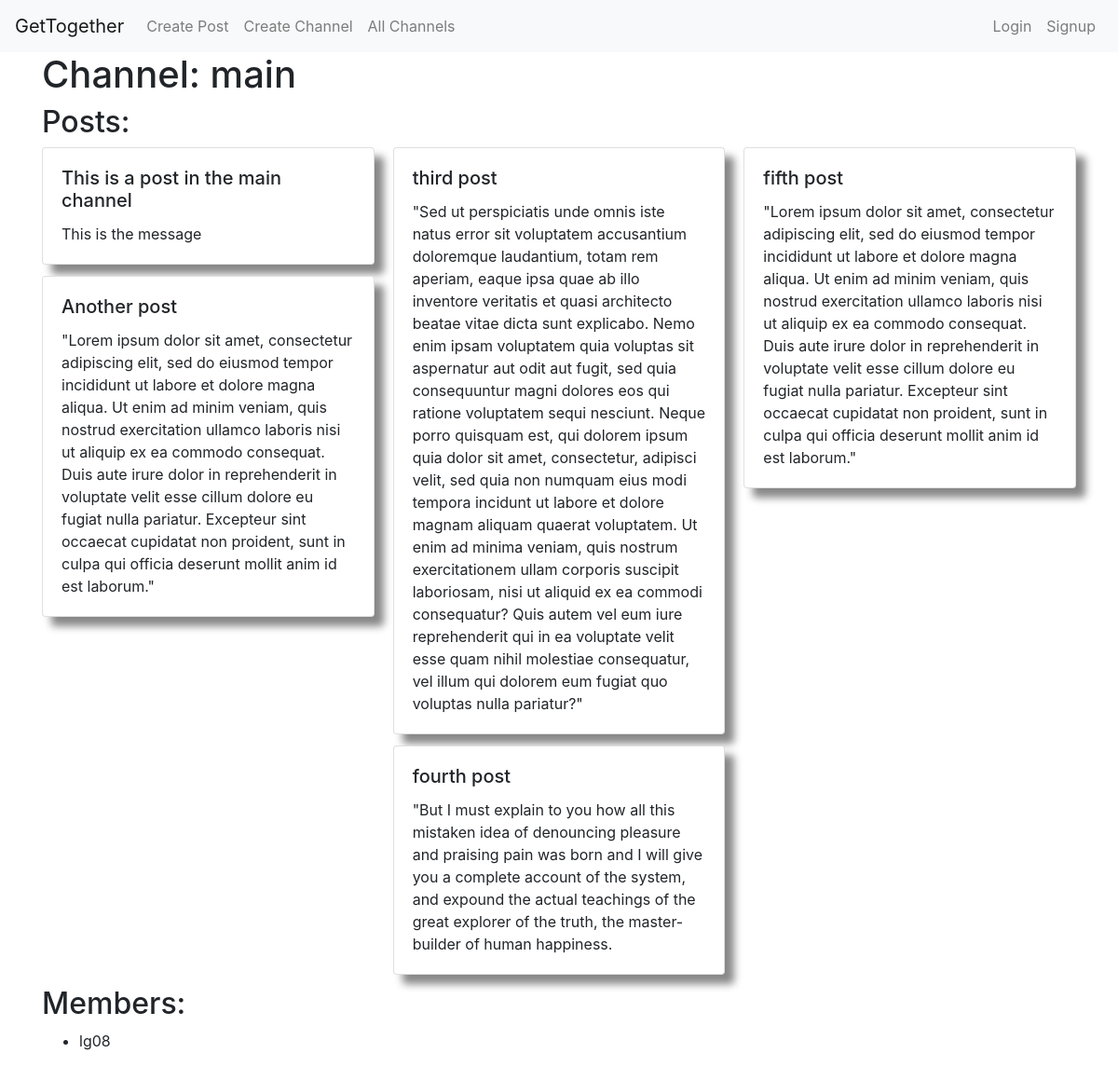
/channels/1/, run on the app's committed database.
### channels/models.py (models this page shows, shortened)
class Channel(models.Model):
    title = models.CharField(
        null=False,
        blank=False,
        max_length=50,
        default="title here",
        unique=True,
    )
    location = models.IntegerField(default=95818) # TODO: change this
    members = models.ManyToManyField(User)

### posts/models.py (models this page shows)
class Post(models.Model):
    creator = models.ForeignKey(
        User,
        on_delete=models.CASCADE
    )
    title = models.CharField(
        null=False,
        blank=False,
        max_length=50,
        default="title here"
    )
    message = models.CharField(
        null=False,
        blank=False,
        max_length=50,
        default="message here"
    )
    created_at = models.DateTimeField(
        auto_now=True
    )
    channel = models.ForeignKey(
        Channel,
        on_delete=models.CASCADE,
    )

### channels/views.py (the view)
def channel_posts(request, channel_pk):
    this_channel = get_object_or_404(Channel, pk=channel_pk)
    all_channel_posts = Post.objects.filter(
        channel=this_channel
    )
    all_channel_users = this_channel.members.all()
    context = {
        'posts': all_channel_posts,
        'channel_name': this_channel.title,
        'channel_members': all_channel_users,
    }
    return render(request,  "channels/channel.html", context)

### channels/templates/channels/channel.html (shortened to what this page needs)
{% extends 'base.html' %}
{% block body %}
    <div class="container">
        <h1>Channel: {{ channel_name }}</h1>
        <h2>Posts:</h2>
        <div class="card-columns">
            {% include 'channels/_post_listings.html' %}
        </div>
        <h2>Members:</h2>
        <ul>
            {% for member in channel_members %}
                <li>{{ member }}</li>
            {% endfor %}
        </ul>
    </div>
{% endblock %}

### channels/templates/channels/_post_listings.html (shortened to what this page needs)
{% load static %}
{% for post in posts %}
    <div class="card clickable-card post_card"
         onclick="show_modal('{{ post.title }}', '{{ post.message }}')"
        <div class="card-body" >
            <h5 class="card-title">{{ post.title }}</h5>
            <p class="card-text">{{ post.message }}</p>
        </div>
    </div>
{% endfor %}

### static/master.css (style rules this page uses)
.clickable-card { cursor: pointer; }
.post_card { box-shadow: 10px 10px 8px #888888; }

### data on the page
Channel: title "main"
Post: title "This is a post in the main channel", message "This is the message"
Post: title "Another post", message "\"Lorem ipsum dolor sit amet, consectetur adipiscing elit, sed do eiusmod tempor incididunt ut labore et dolore magna aliqua. Ut enim ad minim veniam, quis nostrud exercitation ullamco laboris nisi ut aliquip ex ea commodo consequat. Duis aute irure dolor in reprehenderit in voluptate velit esse cillum dolore eu fugiat nulla pariatur. Excepteur sint occaecat cupidatat non proident, sunt in culpa qui officia deserunt mollit anim id est laborum.\""
Post: title "third post", message "\"Sed ut perspiciatis unde omnis iste natus error sit voluptatem accusantium doloremque laudantium, totam rem aperiam, eaque ipsa quae ab illo inventore veritatis et quasi architecto beatae vitae dicta sunt explicabo. Nemo enim ipsam voluptatem quia voluptas sit aspernatur aut odit aut fugit, sed quia consequuntur magni dolores eos qui ratione voluptatem sequi nesciunt. Neque porro quisquam est, qui dolorem ipsum quia dolor sit amet, consectetur, adipisci velit, sed quia non numquam eius modi tempora incidunt ut labore et dolore magnam aliquam quaerat voluptatem. Ut enim ad minima veniam, quis nostrum exercitationem ullam corporis suscipit laboriosam, nisi ut aliquid ex ea commodi…"
Post: title "fourth post", message "\"But I must explain to you how all this mistaken idea of denouncing pleasure and praising pain was born and I will give you a complete account of the system, and expound the actual teachings of the great explorer of the truth, the master-builder of human happiness."
Post: title "fifth post", message "\"Lorem ipsum dolor sit amet, consectetur adipiscing elit, sed do eiusmod tempor incididunt ut labore et dolore magna aliqua. Ut enim ad minim veniam, quis nostrud exercitation ullamco laboris nisi ut aliquip ex ea commodo consequat. Duis aute irure dolor in reprehenderit in voluptate velit esse cillum dolore eu fugiat nulla pariatur. Excepteur sint occaecat cupidatat non proident, sunt in culpa qui officia deserunt mollit anim id est laborum.\""

### other printed values
{{ member }} "lg08"
